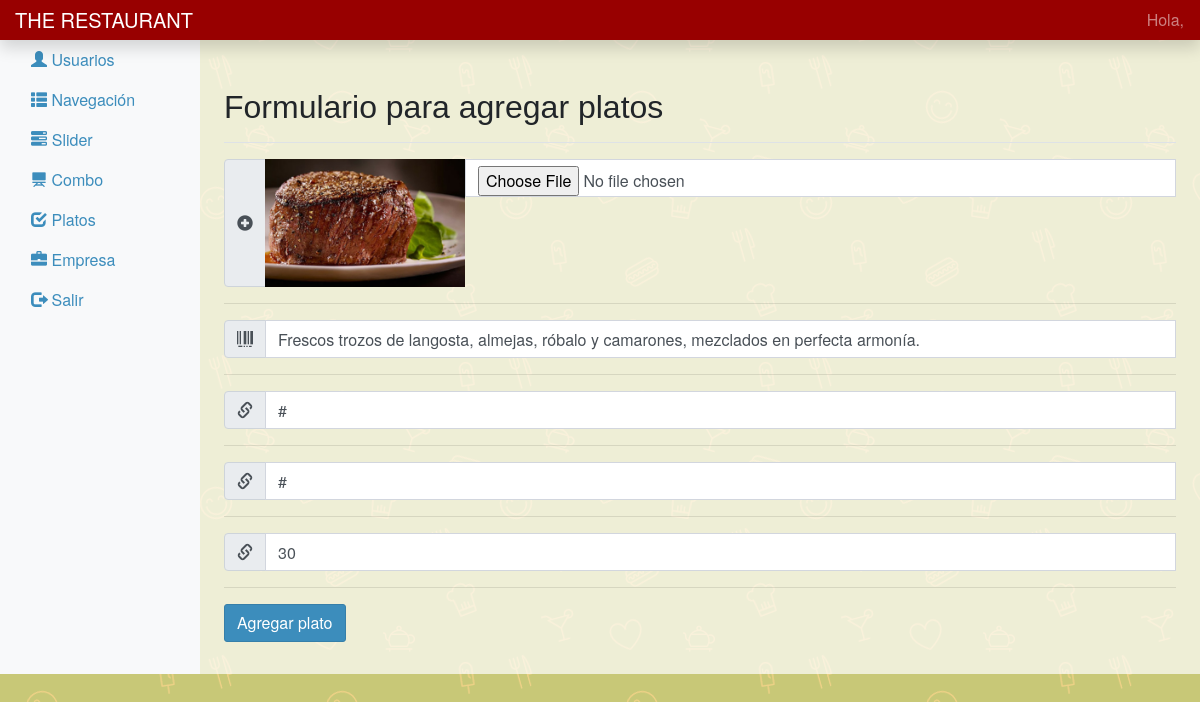
The page /admin/editPlato.php?id=1 on the database as committed earlier.
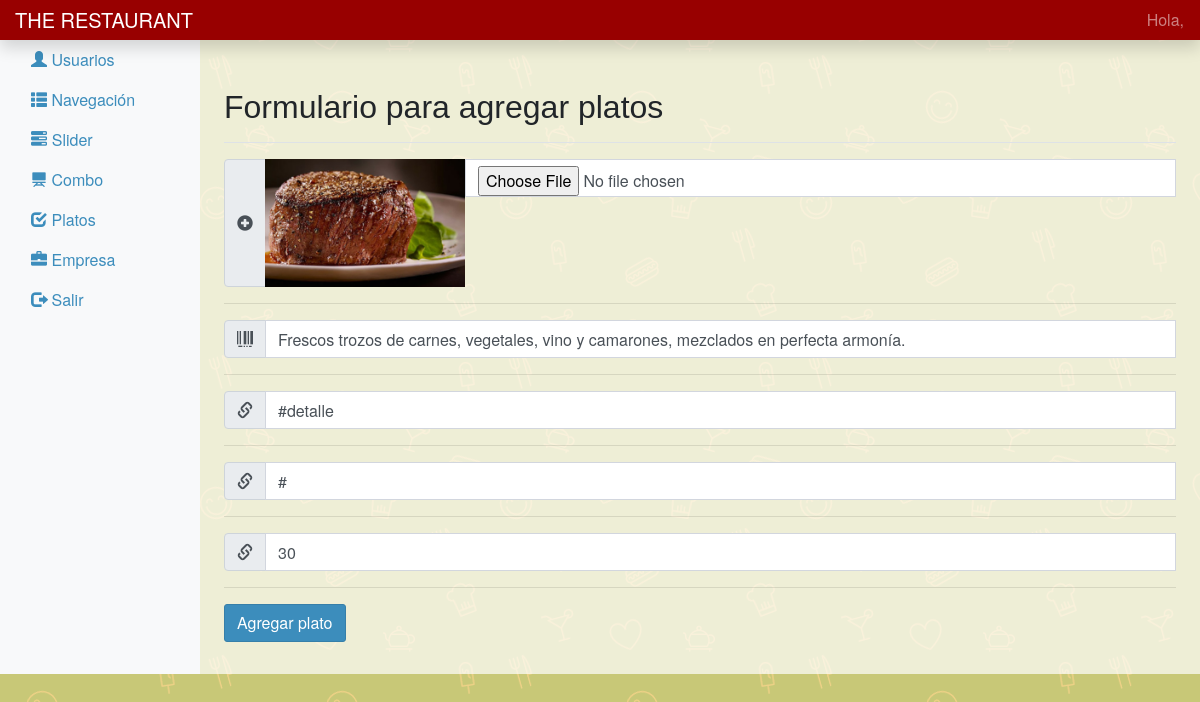
The same page on the database as committed later.
### tables this page shows
CREATE TABLE `platos` (
  `id` int(10) UNSIGNED NOT NULL,
  `NombrePlato` varchar(200) NOT NULL,
  `imagen` varchar(15) NOT NULL,
  `detalle` varchar(200) NOT NULL,
  `urlDetalle` varchar(50) NOT NULL,
  `urlReservar` varchar(50) NOT NULL,
  `tiempoPreparacion` int(11) NOT NULL,
  `idCategoria` int(11) NOT NULL,
  `Precio` double NOT NULL,
  `fechaRegistro` timestamp NOT NULL DEFAULT current_timestamp() ON UPDATE current_timestamp()
);

### admin/editPlato.php (the view, shortened to what this page needs)
<?php
  include("include/headerAdmin.php");
  $id = $_GET['id'];
  $plato = "SELECT * FROM platos WHERE id=$id";
  $resultPlato = mysqli_query($conexion, $plato);
  while ($row = mysqli_fetch_array($resultPlato)) {
    $imagen = $row['imagen'];
    $detalle = $row['detalle'];
    $urlDetalle = $row['urlDetalle'];
    $urlReservar = $row['urlReservar'];
    $tiempoPreparacion = $row['tiempoPreparacion'];
  }
?>
    <main role="main" class="col-md-9 ml-sm-auto col-lg-10 px-4 contenido">
      <div class="d-flex justify-content-between flex-wrap flex-md-nowrap align-items-center pt-3 pb-2 mb-3 border-bottom">
        <h1 class="h2">Formulario para agregar platos</h1>
           </div>
      <form name="formPlatos" action="modPlato.php" method="post" enctype="multipart/form-data">
      <div class="input-group">
          <div class="input-group-prepend">
            <div class="input-group-text">
              <i class="glyphicon glyphicon-plus-sign"></i>
            </div>
          </div>
            <div>
              <img src="../img/<?php echo $imagen?>" style="width: 200px;">
            </div>
            <input type="file" name="imagen" id="imagen" class="form-control">
        </div>
        <hr>
          <div class="input-group">
          <div class="input-group-prepend">
            <div class="input-group-text">
              <i class="glyphicon glyphicon-barcode"></i>
            </div>
          </div>
             <input type="text" name="detalle" class="form-control" value="<?php echo $detalle ?>">
        </div>
        <hr>
        <div class="input-group">
          <div class="input-group-prepend">
            <div class="input-group-text">
              <i class="glyphicon glyphicon-link"></i>
            </div>
          </div>
             <input type="text" name="urlDetalle" class="form-control" value="<?php echo $urlDetalle ?>">
        </div>
        <hr>
        <div class="input-group">
          <div class="input-group-prepend">
            <div class="input-group-text">
              <i class="glyphicon glyphicon-link"></i>
            </div>
          </div>
             <input type="text" name="urlReservar" class="form-control" value="<?php echo $urlReservar ?>">
        </div>
        <hr>
        <div class="input-group">
          <div class="input-group-prepend">
            <div class="input-group-text">
              <i class="glyphicon glyphicon-link"></i>
            </div>
          </div>
             <input type="text" name="tiempoPreparacion" class="form-control" value="<?php echo $tiempoPreparacion ?>">
        </div>
        <hr>
        <input type="submit" name="enviar" value="Agregar plato" class="btn btn-primary">
      </form>
    </main>
  </div>
</div>
</body>
</html>

Rows that differ between the two databases and show on the page:
changed platos: detalle "Frescos trozos de langosta, almejas, róbalo y camarones, mezclados en perfecta armonía." → "Frescos trozos de carnes, vegetales, vino y camarones, mezclados en perfecta armonía."; urlDetalle "#" → "#detalle"
